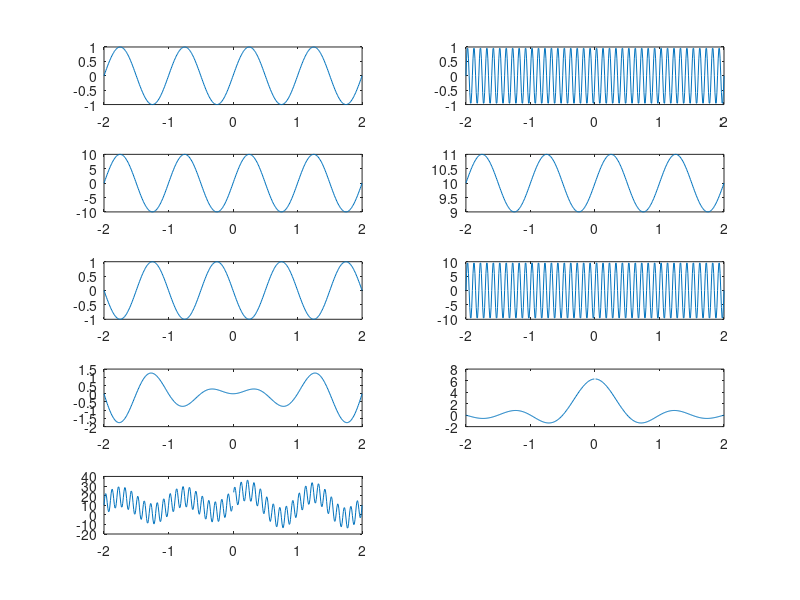
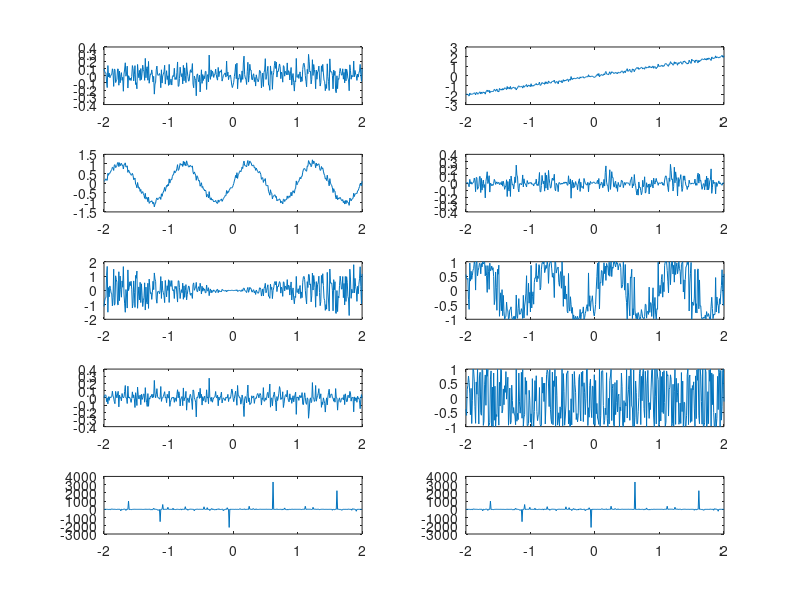
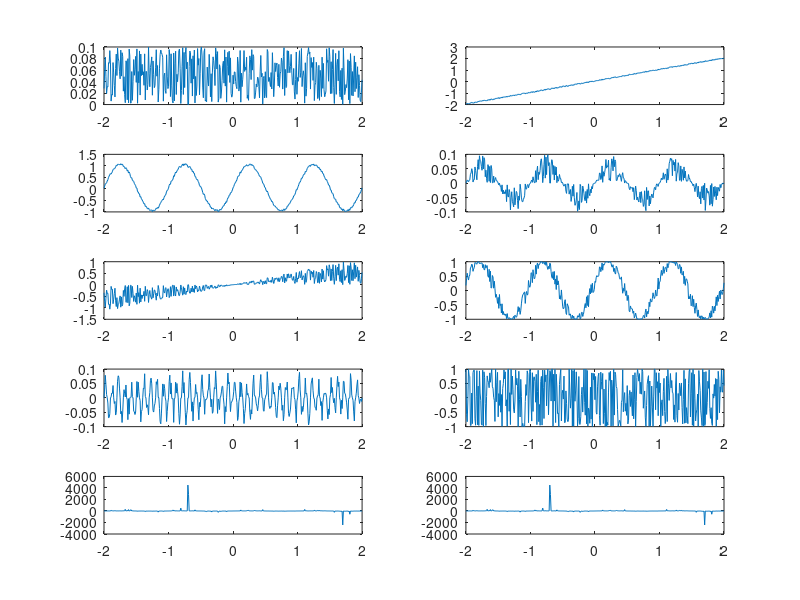
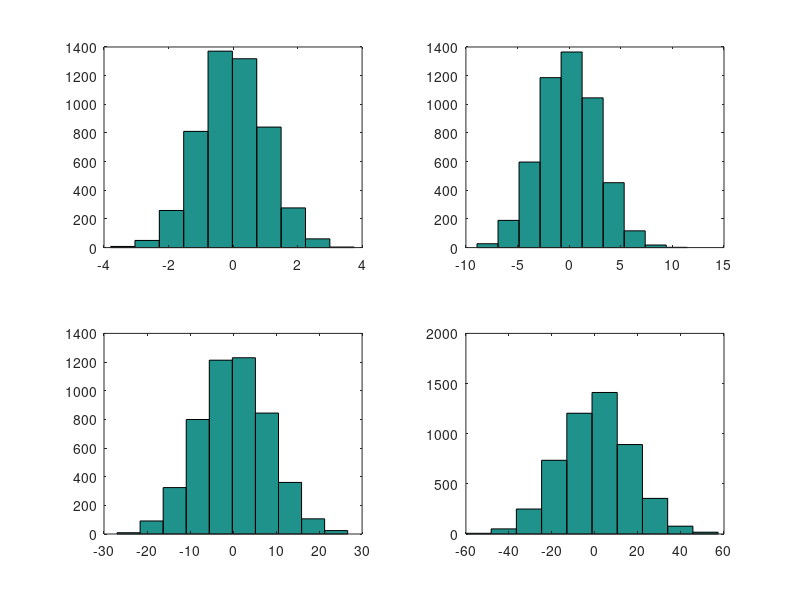

Source code (MATLAB) for these figures, in order:
% Defining all the figures and later on invoking them one by one
f1 = figure;
f2 = figure;
f3 = figure;
f4 = figure;
f5 = figure;
f6 = figure;



% Calling figure f1
figure(f1);

%Creating a vector with size 400 from -2 to 2 by increasing each value by 0.01
t = -2:0.01:2;

% creating the y's vectors accoring to given pdf 
y1=sin(2*pi*t);
y2=sin(2*pi*10*t);
y3=10*sin(2*pi*t);
y4=sin(2*pi*t)+10;
y5=sin(2*pi*(t-0.5));
y6=10*sin(2*pi*10*t);
y7=t.*sin(2*pi*t);
y8=sin(2*pi*t)./t;
y9=y1+y2+y3+y4+y5+y6+y7+y8;

% ploting them here
% since we have 9 items to plot we need 5*2 subplot system 
subplot(5,2,1);
plot(t,y1);

subplot(5,2,2);
plot(t,y2);

subplot(5,2,3);
plot(t,y3);

subplot(5,2,4);
plot(t,y4);

subplot(5,2,5);
plot(t,y5);

subplot(5,2,6);
plot(t,y6);

subplot(5,2,7);
plot(t,y7);

subplot(5,2,8);
plot(t,y8);


subplot(5,2,9);
plot(t,y9);


% calling figure f2
figure(f2);

% creating z vector actually it is a matrix with one row and 401 colums filled with 401 Gaussian generated random numbers multiplied by 0.1
z=0.1*randn(1,401);

% creating neccessaty vectors
y10=z;

y11=z+t;

y12=z+y1;

y13=z.*y1;

y14=t.*sin(2*pi*z);

y15=sin(2*pi*(t+z));

y16=z.*y2;

y17=sin(2*pi*(t+10*z));

y18=y1./z;

y19=y11+y12+y13+y14+y15+y16+y17+y18;

% plotting them just like figure 1
subplot(5,2,1);
plot(t,y10);

subplot(5,2,2);
plot(t,y11);

subplot(5,2,3);
plot(t,y12);

subplot(5,2,4);
plot(t,y13);

subplot(5,2,5);
plot(t,y14);

subplot(5,2,6);
plot(t,y15);

subplot(5,2,7);
plot(t,y16);

subplot(5,2,8);

plot(t,y17);

subplot(5,2,9);
plot(t,y18);

subplot(5,2,10);
plot(t,y19);

% callling figure 3
figure(f3);

% creating z vector actually it is a matrix with one row and 401 colums filled with 401 uniformly generated random numbers multiplied by 0.1
z=0.1*rand(1,401);

y1=sin(2*pi*t);
y2=sin(2*pi*10*t);


y20=z;

y21=z+t;

y22=z+y1;

y23=z.*y1;

y24=t.*sin(2*pi*z);

y25=sin(2*pi*(t+z))

y26=z.*y2;

y27=sin(2*pi*(t+10*z))

y28=y1./z;

y29=y20+y21+y22+y23+y24+y25+y26+y27+y28;


% plotting them just like figure 1
subplot(5,2,1);
plot(t,y20);

subplot(5,2,2);
plot(t,y21);

subplot(5,2,3);
plot(t,y22);

subplot(5,2,4);
plot(t,y23);

subplot(5,2,5);
plot(t,y24);

subplot(5,2,6);
plot(t,y25);

subplot(5,2,7);
plot(t,y26);

subplot(5,2,8);
plot(t,y27);

subplot(5,2,9);
plot(t,y28);

subplot(5,2,10);
plot(t,y29);

%calling figure 4
figure(f4);

%just like figure 2 by using randn function generating 5000 numbers and std equal to sqrt of variance and we need to multiple numbers by it
r1=sqrt(1)*randn(5000,1) + 0
r2=sqrt(8)*randn(5000,1) + 0
r3=sqrt(64)*randn(5000,1) + 0
r4=sqrt(256)*randn(5000,1) + 0

%plotting them
subplot(2,2,1)
hist(r1);

subplot(2,2,2)
hist(r2);

subplot(2,2,3)
hist(r3);

subplot(2,2,4)
hist(r4);

%calling figure 5
figure(f5);


%just like figure 2 by using randn function generating 5000 numbers and std equal to sqrt of variance and we need to multiple numbers by it and sum total by mean 
r6=sqrt(1)*randn(5000,1) + 10
r7=sqrt(4)*randn(5000,1) + 20
r8=sqrt(1)*randn(5000,1) - 10
r9=sqrt(4)*randn(5000,1) - 20

%plotting them
subplot(2,2,1)
hist(r6);

subplot(2,2,2)
hist(r7);

subplot(2,2,3)
hist(r8);

subplot(2,2,4)
hist(r9);


%calling figure 6
figure(f6);

% to generate between -4 and +4 
r11=-4+(8).*rand(5000,1)
% to generate between -20 and +20 
r21=-20+(40).*rand(5000,1)



subplot(2,1,1)
hist(r11);

subplot(2,1,2)
hist(r21);
